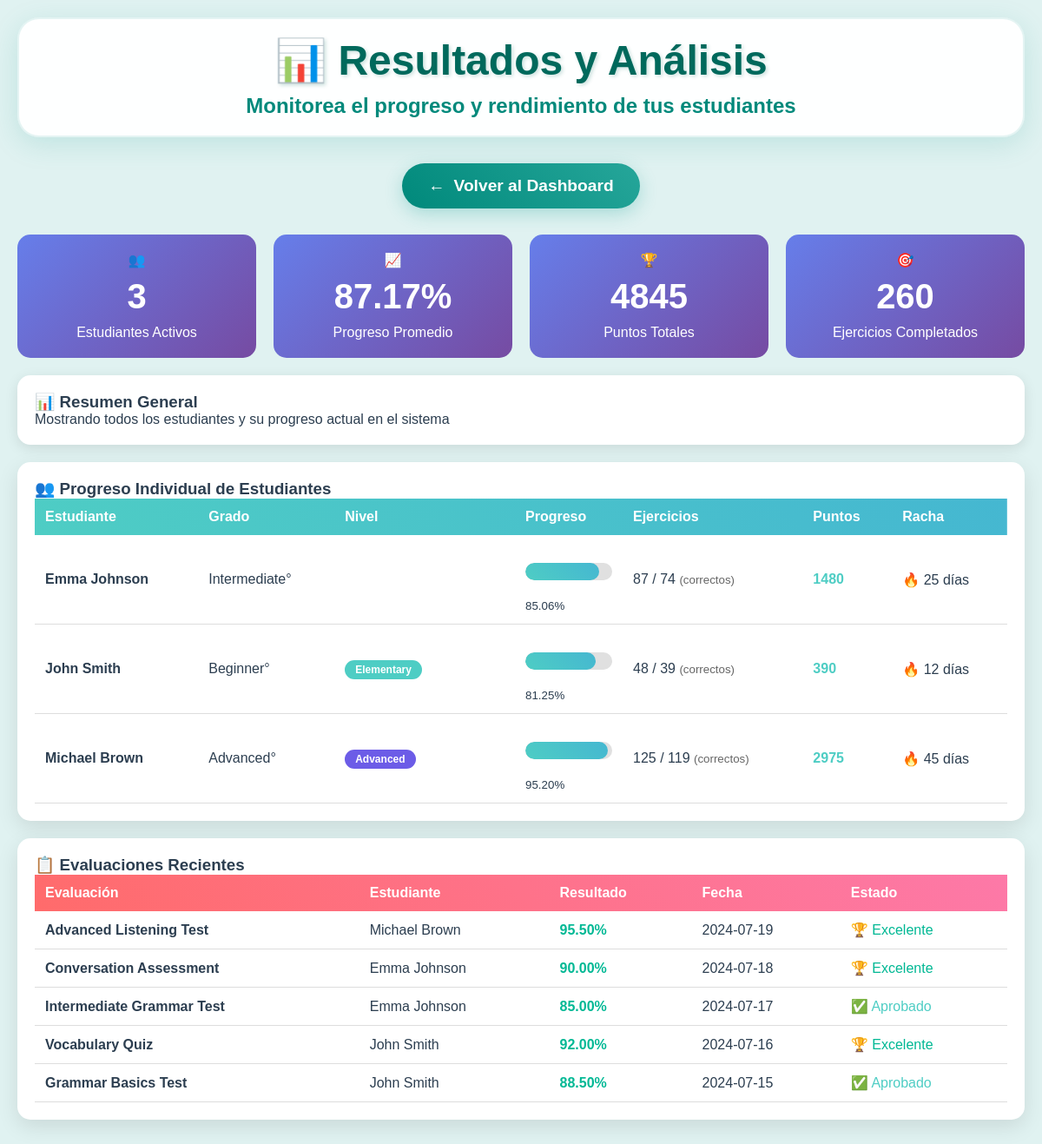
The page /?controller=teacher&action=results (signed in) on the database its author committed.
### tables this page shows
CREATE TABLE Progreso (
    id INT PRIMARY KEY AUTO_INCREMENT,
    ejercicios_completados INT DEFAULT 0,
    ejercicios_correctos INT DEFAULT 0,
    porcentaje DECIMAL(5,2) DEFAULT 0.00,
    nivel_actual ENUM('Beginner', 'Elementary', 'Intermediate', 'Upper-Intermediate', 'Advanced') DEFAULT 'Beginner',
    puntos_acumulados INT DEFAULT 0,
    racha_dias INT DEFAULT 0,
    ultima_actividad TIMESTAMP DEFAULT CURRENT_TIMESTAMP,
    estudiante_id INT,
    FOREIGN KEY (estudiante_id) REFERENCES Estudiante(id) ON DELETE CASCADE
);

CREATE TABLE Usuario (
    id INT PRIMARY KEY AUTO_INCREMENT,
    nombre VARCHAR(100) NOT NULL,
    email VARCHAR(100) UNIQUE NOT NULL,
    password VARCHAR(255) NOT NULL,
    tipo ENUM('estudiante', 'padre', 'profesor') NOT NULL,
    fecha_registro TIMESTAMP DEFAULT CURRENT_TIMESTAMP
);

CREATE TABLE Estudiante (
    id INT PRIMARY KEY AUTO_INCREMENT,
    usuario_id INT,
    grado ENUM('Beginner', 'Elementary', 'Intermediate', 'Upper-Intermediate', 'Advanced') NOT NULL,
    edad INT,
    nivel_actual VARCHAR(50) DEFAULT 'Beginner',
    FOREIGN KEY (usuario_id) REFERENCES Usuario(id) ON DELETE CASCADE
);

CREATE TABLE Evaluacion (
    id INT PRIMARY KEY AUTO_INCREMENT,
    titulo VARCHAR(255) NOT NULL,
    descripcion TEXT,
    fecha DATE NOT NULL,
    tiempo_limite INT DEFAULT 60,  
    puntos_total INT DEFAULT 100,
    resultado DECIMAL(5,2),
    estudiante_id INT,
    profesor_id INT,
    grupo_id INT,
    archivo_pdf VARCHAR(500) NULL COMMENT 'URL del archivo PDF de la evaluación',
    FOREIGN KEY (estudiante_id) REFERENCES Estudiante(id) ON DELETE CASCADE,
    FOREIGN KEY (profesor_id) REFERENCES Profesor(id) ON DELETE SET NULL,
    FOREIGN KEY (grupo_id) REFERENCES Grupo(id) ON DELETE SET NULL
);

### controllers/TeacherController.php (called while the page is built, shortened)
<?php
require_once 'models/Evaluacion.php';
require_once 'models/Progreso.php';
class TeacherController {
    private $evaluacionModel;
    private $progresoModel;
    public function __construct() {
        $this->evaluacionModel = new Evaluacion();
        $this->progresoModel = new Progreso();
    }
    public function results() {
        $page = $_GET['page'] ?? 1;
        $page2 = $_GET['page2'] ?? 1;
        $limit = 5;
        $estudiantes_progreso = $this->progresoModel->getAll($page, $limit);
        $evaluaciones_recientes = $this->evaluacionModel->getRecent($page2, $limit);
        $data = [
            'estudiantes_progreso' => $estudiantes_progreso,
            'evaluaciones_recientes' => $evaluaciones_recientes,
            'current_page' => $page,
            'total_pages' => ceil($this->progresoModel->getCount() / $limit),
            'current_page2' => $page2,
            'total_pages2' => ceil($this->evaluacionModel->getCount() / $limit),
            'estadisticas' => [
                'total_estudiantes' => $this->progresoModel->getCount(),
                'promedio_progreso' => count($estudiantes_progreso) > 0 ? round(array_sum(array_column($estudiantes_progreso, 'porcentaje')) / count($estudiantes_progreso), 2) : 0,
                'total_puntos' => array_sum(array_column($estudiantes_progreso, 'puntos_acumulados')),
                'ejercicios_completados' => array_sum(array_column($estudiantes_progreso, 'ejercicios_completados'))
            ],
            'page_title' => 'Ver Resultados'
        ];
        $this->loadView('teacher/resultados', $data);
    }
    private function loadView($view, $data = []) {
        extract($data);
        require_once "views/$view.php";
    }
}
?>

### config/Database.php (called while the page is built)
<?php
class Database {
    private static $instance = null;
    private $pdo;
    private function __construct() {
        $host = 'localhost';
        $dbname = 'english_learning_system';
        $username = 'root';
        $password = 'root';
        try {
            $this->pdo = new PDO("mysql:host=$host;dbname=$dbname;charset=utf8", $username, $password);
            $this->pdo->setAttribute(PDO::ATTR_ERRMODE, PDO::ERRMODE_EXCEPTION);
            $this->pdo->setAttribute(PDO::ATTR_DEFAULT_FETCH_MODE, PDO::FETCH_ASSOC);
        } catch(PDOException $e) {
            die("Database connection failed: " . $e->getMessage());
        }
    }
    public static function getInstance() {
        if (self::$instance === null) {
            self::$instance = new self();
        }
        return self::$instance;
    }
    public function getConnection() {
        return $this->pdo;
    }
}
?>

### models/Progreso.php (called while the page is built, shortened)
<?php
require_once 'config/Database.php';
class Progreso {
    private $db;
    public function __construct() {
        $this->db = Database::getInstance()->getConnection();
    }
    public function getAll($page = 1, $limit = 5) {
        $offset = ($page - 1) * $limit;
        $stmt = $this->db->prepare("SELECT p.*, u.nombre, e.grado FROM Progreso p JOIN Estudiante e ON p.estudiante_id = e.id JOIN Usuario u ON e.usuario_id = u.id ORDER BY u.nombre LIMIT $limit OFFSET $offset");
        $stmt->execute();
        return $stmt->fetchAll(PDO::FETCH_ASSOC);
    }
}
?>

### models/Evaluacion.php (called while the page is built, shortened)
<?php
require_once 'config/Database.php';
class Evaluacion {
    private $db;
    public function __construct() {
        $this->db = Database::getInstance()->getConnection();
    }
    public function getRecent($page = 1, $limit = 5) {
        $offset = ($page - 1) * $limit;
        $stmt = $this->db->prepare("
            SELECT ev.*, u.nombre as estudiante_nombre
            FROM Evaluacion ev
            JOIN Estudiante e ON ev.estudiante_id = e.id
            JOIN Usuario u ON e.usuario_id = u.id
            ORDER BY ev.fecha DESC LIMIT $limit OFFSET $offset
        ");
        $stmt->execute();
        return $stmt->fetchAll(PDO::FETCH_ASSOC);
    }
}
?>

### views/teacher/resultados.php (the view, shortened to what this page needs)
<!DOCTYPE html>
<html lang="es">
<head>
    <link rel="stylesheet" href="/englishdemo/assets/css/styles_kids.css">
</head>
<body>
    <div class="results-container">
        <div class="header bounce fade-in">
            <h1>📊 Resultados y Análisis</h1>
            <p>Monitorea el progreso y rendimiento de tus estudiantes</p>
        </div>
        <nav class="nav-menu">
            <a href="/englishdemo/?controller=teacher&action=dashboard" class="nav-btn exercises">
                <span>←</span>
                <span>Volver al Dashboard</span>
            </a>
        </nav>
        <div class="stats-overview">
            <div class="stat-card">
                <div>👥</div>
                <div class="stat-number"><?php echo $estadisticas['total_estudiantes'] ?? 0; ?></div>
                <div>Estudiantes Activos</div>
            </div>
            <div class="stat-card">
                <div>📈</div>
                <div class="stat-number"><?php echo number_format($estadisticas['promedio_progreso'] ?? 0, 2); ?>%</div>
                <div>Progreso Promedio</div>
            </div>
            <div class="stat-card">
                <div>🏆</div>
                <div class="stat-number"><?php echo $estadisticas['total_puntos'] ?? 0; ?></div>
                <div>Puntos Totales</div>
            </div>
            <div class="stat-card">
                <div>🎯</div>
                <div class="stat-number"><?php echo $estadisticas['ejercicios_completados'] ?? 0; ?></div>
                <div>Ejercicios Completados</div>
            </div>
        </div>
        <div class="filter-section">
            <h3>📊 Resumen General</h3>
            <p>Mostrando todos los estudiantes y su progreso actual en el sistema</p>
        </div>
        <div class="results-table">
            <h3>👥 Progreso Individual de Estudiantes</h3>
            <table style="width: 100%; border-collapse: collapse;">
                <thead>
                    <tr style="background: linear-gradient(45deg, #4ECDC4, #45B7D1); color: white;">
                        <th style="padding: 12px; text-align: left;">Estudiante</th>
                        <th style="padding: 12px; text-align: left;">Grado</th>
                        <th style="padding: 12px; text-align: left;">Nivel</th>
                        <th style="padding: 12px; text-align: left;">Progreso</th>
                        <th style="padding: 12px; text-align: left;">Ejercicios</th>
                        <th style="padding: 12px; text-align: left;">Puntos</th>
                        <th style="padding: 12px; text-align: left;">Racha</th>
                    </tr>
                </thead>
                <tbody>
                    <?php if(isset($estudiantes_progreso)): foreach($estudiantes_progreso as $estudiante): ?>
                        <tr>
                            <td style="padding: 12px; border-bottom: 1px solid #ddd;">
                                <strong><?php echo $estudiante['nombre'] ?? 'Estudiante ' . $estudiante['id']; ?></strong>
                            </td>
                            <td style="padding: 12px; border-bottom: 1px solid #ddd;">
                                <?php echo $estudiante['grado'] ?? 'N/A'; ?>°
                            </td>
                            <td style="padding: 12px; border-bottom: 1px solid #ddd;">
                                <span class="level-badge level-<?php echo strtolower($estudiante['nivel_actual'] ?? 'beginner'); ?>">
                                    <?php echo $estudiante['nivel_actual'] ?? 'Beginner'; ?>
                                </span>
                            </td>
                            <td style="padding: 12px; border-bottom: 1px solid #ddd;">
                                <div class="progress-bar">
                                    <div class="progress-fill" style="width: <?php echo $estudiante['porcentaje'] ?? 0; ?>%"></div>
                                </div>
                                <small><?php echo $estudiante['porcentaje'] ?? 0; ?>%</small>
                            </td>
                            <td style="padding: 12px; border-bottom: 1px solid #ddd;">
                                <?php echo $estudiante['ejercicios_completados'] ?? 0; ?> / <?php echo $estudiante['ejercicios_correctos'] ?? 0; ?>
                                <small style="color: #666;">(correctos)</small>
                            </td>
                            <td style="padding: 12px; border-bottom: 1px solid #ddd;">
                                <strong style="color: #4ECDC4;"><?php echo $estudiante['puntos_acumulados'] ?? 0; ?></strong>
                            </td>
                            <td style="padding: 12px; border-bottom: 1px solid #ddd;">
                                🔥 <?php echo $estudiante['racha_dias'] ?? 0; ?> días
                            </td>
                        </tr>
                    <?php endforeach; endif; ?>
                </tbody>
            </table>
        </div>
        <div class="results-table">
            <h3>📋 Evaluaciones Recientes</h3>
            <table style="width: 100%; border-collapse: collapse;">
                <thead>
                    <tr style="background: linear-gradient(45deg, #FF6B6B, #FD79A8); color: white;">
                        <th style="padding: 12px; text-align: left;">Evaluación</th>
                        <th style="padding: 12px; text-align: left;">Estudiante</th>
                        <th style="padding: 12px; text-align: left;">Resultado</th>
                        <th style="padding: 12px; text-align: left;">Fecha</th>
                        <th style="padding: 12px; text-align: left;">Estado</th>
                    </tr>
                </thead>
                <tbody>
                    <?php if(isset($evaluaciones_recientes)): foreach($evaluaciones_recientes as $evaluacion): ?>
                        <tr>
                            <td style="padding: 12px; border-bottom: 1px solid #ddd;">
                                <strong><?php echo $evaluacion['titulo'] ?? 'Evaluación'; ?></strong>
                            </td>
                            <td style="padding: 12px; border-bottom: 1px solid #ddd;">
                                <?php echo $evaluacion['estudiante_nombre'] ?? 'N/A'; ?>
                            </td>
                            <td style="padding: 12px; border-bottom: 1px solid #ddd;">
                                <strong style="color: <?php echo ($evaluacion['resultado'] ?? 0) >= 70 ? '#00B894' : '#FF6B6B'; ?>">
                                    <?php echo $evaluacion['resultado'] ?? 0; ?>%
                                </strong>
                            </td>
                            <td style="padding: 12px; border-bottom: 1px solid #ddd;">
                                <?php echo $evaluacion['fecha'] ?? 'N/A'; ?>
                            </td>
                            <td style="padding: 12px; border-bottom: 1px solid #ddd;">
                                <?php
                                $resultado = $evaluacion['resultado'] ?? 0;
                                if ($resultado >= 90) echo '<span style="color: #00B894;">🏆 Excelente</span>';
                                elseif ($resultado >= 70) echo '<span style="color: #4ECDC4;">✅ Aprobado</span>';
                                else echo '<span style="color: #FF6B6B;">❌ Necesita mejorar</span>';
                                ?>
                            </td>
                        </tr>
                    <?php endforeach; endif; ?>
                </tbody>
            </table>
        </div>
    </div>
</body>
</html>

### assets/css/styles_kids.css (style rules this page uses)
* { margin: 0; padding: 0; box-sizing: border-box; }
body { font-family: 'Comic Sans MS', cursive, sans-serif; background: #e0f2f1; min-height: 100vh; color: #2C3E50; }
.header { text-align: center; margin-bottom: 30px; background: rgba(255, 255, 255, 0.95); border-radius: 25px; padding: 20px; box-shadow: 0 8px 32px rgba(0, 150, 136, 0.15); border: 2px solid rgba(0, 150, 136, 0.1); }
.header h1 { font-size: 3rem; color: #00695c; text-shadow: 2px 2px 4px rgba(0, 105, 92, 0.2); margin-bottom: 10px; }
.header p { font-size: 1.5rem; color: #00897b; font-weight: bold; }
.nav-menu { display: flex; justify-content: center; gap: 20px; margin-bottom: 30px; flex-wrap: wrap; }
.nav-btn { background: linear-gradient(45deg, #26a69a, #4db6ac); border: none; border-radius: 50px; padding: 15px 30px; font-size: 1.2rem; font-weight: bold; color: white; text-decoration: none; display: flex; align-items: center; gap: 10px; box-shadow: 0 6px 20px rgba(38, 166, 154, 0.3); transition: all 0.3s ease; cursor: pointer; }
.nav-btn.exercises { background: linear-gradient(45deg, #00897b, #26a69a); }
.stat-number { font-size: 2.5rem; display: block; }
.progress-bar { background: #E0E0E0; border-radius: 25px; height: 30px; margin: 20px 0; overflow: hidden; position: relative; }
.progress-fill { background: linear-gradient(45deg, #00897b, #4db6ac); height: 100%; border-radius: 25px; transition: width 0.5s ease; position: relative; }
.bounce { animation: bounce 2s infinite; }

### views/teacher/resultados.php (style rules this page uses)
.results-container { max-width: 1200px; margin: 0 auto; padding: 20px; }
.stats-overview { display: grid; grid-template-columns: repeat(auto-fit, minmax(200px, 1fr)); gap: 20px; margin: 20px 0; }
.stat-card { background: linear-gradient(135deg, #667eea 0%, #764ba2 100%); color: white; padding: 20px; border-radius: 15px; text-align: center; }
.stat-number { font-size: 2.5rem; font-weight: bold; margin: 10px 0; }
.results-table { background: white; border-radius: 15px; padding: 20px; box-shadow: 0 8px 25px rgba(0,0,0,0.1); margin: 20px 0; overflow-x: auto; }
.progress-bar { background: #e0e0e0; border-radius: 10px; height: 20px; overflow: hidden; }
.progress-fill { height: 100%; background: linear-gradient(45deg, #4ECDC4, #45B7D1); transition: width 0.3s ease; }
.level-badge { padding: 4px 12px; border-radius: 15px; font-size: 12px; font-weight: bold; color: white; }
.level-elementary { background: #4ECDC4; }
.level-advanced { background: #6C5CE7; }
.filter-section { background: white; padding: 20px; border-radius: 15px; margin-bottom: 20px; box-shadow: 0 4px 15px rgba(0,0,0,0.1); }

### rows shown on the page
progreso: usuario.nombre "Emma Johnson", estudiante.grado "Intermediate", porcentaje "85.06", ejercicios_completados "87", ejercicios_correctos "74", puntos_acumulados "1480", racha_dias "25"
progreso: usuario.nombre "John Smith", estudiante.grado "Beginner", nivel_actual "Elementary", porcentaje "81.25", ejercicios_completados "48", ejercicios_correctos "39", puntos_acumulados "390", racha_dias "12"
progreso: usuario.nombre "Michael Brown", estudiante.grado "Advanced", nivel_actual "Advanced", porcentaje "95.20", ejercicios_completados "125", ejercicios_correctos "119", puntos_acumulados "2975", racha_dias "45"
evaluacion: titulo "Advanced Listening Test", usuario.nombre "Michael Brown", resultado "95.50", fecha "2024-07-19", shows "🏆 Excelente"
evaluacion: titulo "Conversation Assessment", usuario.nombre "Emma Johnson", resultado "90.00", fecha "2024-07-18", shows "🏆 Excelente"
evaluacion: titulo "Intermediate Grammar Test", usuario.nombre "Emma Johnson", resultado "85.00", fecha "2024-07-17", shows "✅ Aprobado"
evaluacion: titulo "Vocabulary Quiz", usuario.nombre "John Smith", resultado "92.00", fecha "2024-07-16", shows "🏆 Excelente"
evaluacion: titulo "Grammar Basics Test", usuario.nombre "John Smith", resultado "88.50", fecha "2024-07-15", shows "✅ Aprobado"

### other values the page prints
$estadisticas['total_estudiantes'] "3"
$estadisticas['promedio_progreso'] "87.17"
$estadisticas['total_puntos'] "4845"
$estadisticas['ejercicios_completados'] "260"
